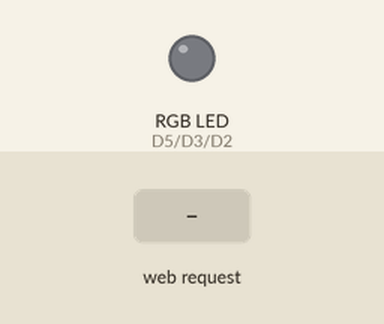
Recording of a sketch running on a simulated ESP8266 (NodeMCU). Parts: an RGB LED mixed from three pins (HIGH = lit). The inputs (shaded band) are chosen by the test bench. Dim RGB values are drawn brighter than linear; WiFi joins after 1.5 s; servers stay silent unless stated; what the sketch prints to the serial monitor is not drawn.

Above: at 2.7 s.
2.8 s: HTTP request GET /off received
At 3.5 s:
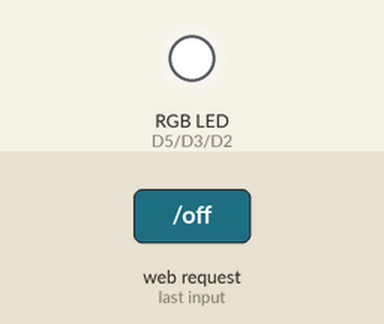
4.3 s: HTTP request GET /on received
At 4.6 s:
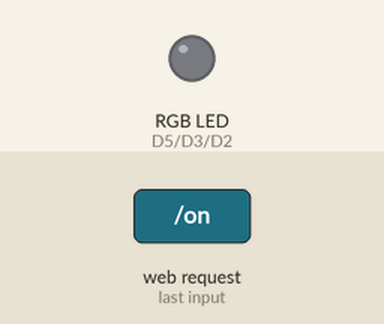
5.8 s: HTTP request GET /color?r=1 received
At 7.0 s:
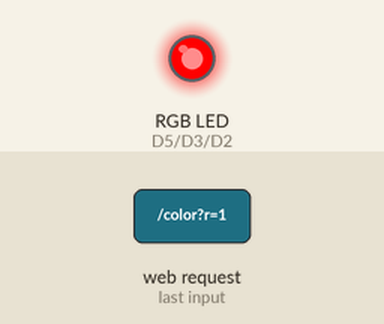
7.3 s: HTTP request GET /off?r=1 received
At 8.1 s:
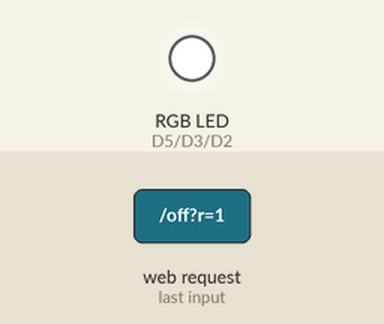
8.8 s: HTTP request GET /on?r=1 received
At 9.3 s:
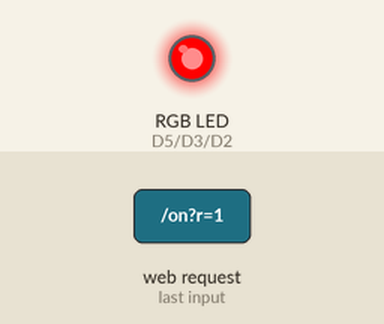
10.3 s: HTTP request GET /color?r=120 received
At 11.6 s:
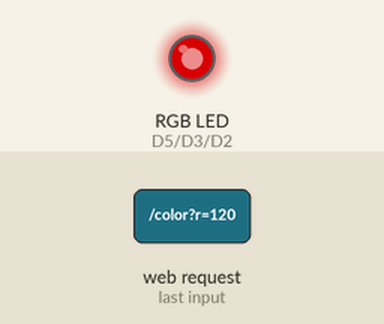
Timing chart, 0 to 12.8 s (numbered marks = the images above; inputs shaded):
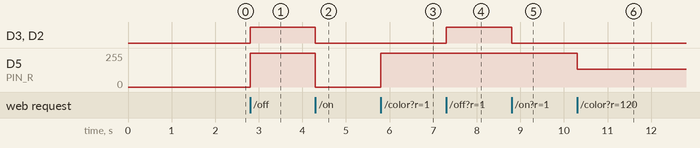

The sketch:

led.ino
```cpp
#include <ESP8266WiFi.h>
#include <ESP8266WebServer.h>
#include <ArduinoJson.h>
#include <math.h>

// ——— Настройки Wi-Fi —————————————————————————————————————————————————
const char* WIFI_SSID     = "Redmi Note 12";
const char* WIFI_PASSWORD = "sarik323";

// ——— Пины ленты и микрофона ————————————————————————————————————————
#define PIN_R   D5
#define PIN_G   D3
#define PIN_B   D2
#define PIN_MIC A0

// ——— Глобальные переменные состояния —————————————————————————————
ESP8266WebServer server(80);

bool   isOn = false;
uint8_t r    = 255;
uint8_t g    = 255;
uint8_t b    = 255;
uint8_t mode = 0;  // 0=статичный, 1=дыхание, 2=радуга, 3=музыка

// Удалили калибровочные переменные
const int noiseLevel = 62;  // Базовый уровень шума (тишина)
const int maxSignal = 400 - noiseLevel;  // Максимальный полезный сигнал

void setup() {
  Serial.begin(9600);

  // Инициализация пинов
  pinMode(PIN_R, OUTPUT);
  pinMode(PIN_G, OUTPUT);
  pinMode(PIN_B, OUTPUT);
  analogWrite(PIN_R, 0);
  analogWrite(PIN_G, 0);
  analogWrite(PIN_B, 0);

  // Подключение к Wi-Fi
  WiFi.mode(WIFI_STA);
  WiFi.begin(WIFI_SSID, WIFI_PASSWORD);
  while (WiFi.status() != WL_CONNECTED) {
    delay(500);
    Serial.print(".");
  }
  Serial.println();
  Serial.print("Ready, IP = ");
  Serial.println(WiFi.localIP());

  // Маршруты веб-сервера
  server.on("/", handleRoot);
  server.on("/on", handleOn);
  server.on("/off", handleOff);
  server.on("/color", handleColor);
  server.on("/mode", handleModeSetting);
  server.begin();
}

void loop() {
  server.handleClient();
  handleModeAnimations();
}

// ——— Обработчики веб-запросов ———————————————————————————————————
void handleRoot() {
  String html = "<!DOCTYPE html><html>"
                "<head><title>LED Control</title></head>"
                "<body>"
                "<h1>LED Strip Control</h1>"
                "<p><a href='/on'><button>Включить</button></a> "
                "<a href='/off'><button>Выключить</button></a></p>"
                "<form action='/color' method='GET'>"
                "R: <input type='number' name='r' min=0 max=255 value='" + String(r) + "'><br>"
                "G: <input type='number' name='g' min=0 max=255 value='" + String(g) + "'><br>"
                "B: <input type='number' name='b' min=0 max=255 value='" + String(b) + "'><br>"
                "<input type='submit' value='Установить цвет'>"
                "</form>"
                "<form action='/mode' method='GET'>"
                "Режим: <select name='m'>"
                "<option value='0'>Статичный</option>"
                "<option value='1'>Дыхание</option>"
                "<option value='2'>Радуга</option>"
                "<option value='3'>Музыка</option>"
                "</select>"
                "<input type='submit' value='Выбрать режим'>"
                "</form>"
                "</body></html>";
  server.send(200, "text/html", html);
}

void handleOn() {
  isOn = true;
  applyColor(r, g, b);
  server.send(200, "application/json", "{\"status\":\"on\"}");
}

void handleOff() {
  isOn = false;
  applyColor(0, 0, 0);
  server.send(200, "application/json", "{\"status\":\"off\"}");
}

void handleColor() {
  if (server.hasArg("r")) r = server.arg("r").toInt();
  if (server.hasArg("g")) g = server.arg("g").toInt();
  if (server.hasArg("b")) b = server.arg("b").toInt();

  r = constrain(r, 0, 255);
  g = constrain(g, 0, 255);
  b = constrain(b, 0, 255);

  if(isOn && mode == 0) {
    applyColor(r, g, b);
  }

  server.send(200, "application/json",
    "{ \"r\": " + String(r) +
    ", \"g\": " + String(g) +
    ", \"b\": " + String(b) + " }");
}

void handleModeSetting() {
  if (server.hasArg("m")) {
    mode = server.arg("m").toInt();
    if(mode < 0 || mode > 3) mode = 0;
    Serial.print("Режим изменен на: "); Serial.println(mode);  // Отладка
  }
  server.send(200, "application/json", "{ \"mode\": " + String(mode) + " }");
}

// ——— Управление лентой ———————————————————————————————————————
void applyColor(uint8_t R, uint8_t G, uint8_t B) {
  analogWrite(PIN_R, 255 - R);
  analogWrite(PIN_G, 255 - G);
  analogWrite(PIN_B, 255 - B);
}

void handleModeAnimations() {
  if(!isOn) return;

  static unsigned long lastUpdate = 0;
  static uint8_t rainbowPhase = 0;

  switch(mode) {
    case 1:  // Дыхание
      if(millis() - lastUpdate > 30) {
        float brightness = (sin(millis()/1000.0 * PI) + 1) / 2;
        applyColor(r * brightness, g * brightness, b * brightness);
        lastUpdate = millis();
      }
      break;

    case 2:  // Радуга
      if(millis() - lastUpdate > 20) {
        rainbowPhase = (rainbowPhase + 1) % 255;
        applyColor(
          wheel((rainbowPhase) % 255),
          wheel((rainbowPhase + 85) % 255),
          wheel((rainbowPhase + 170) % 255)
        );
        lastUpdate = millis();
      }
      break;

    case 3:  // Музыка
      {
        static unsigned long prevMusicUpdate = 0;
        if(millis() - prevMusicUpdate < 10) break;
        prevMusicUpdate = millis();

        int micValue = analogRead(PIN_MIC);
        int signal = constrain(micValue - noiseLevel, 0, maxSignal);

        float logLevel = log10(signal + 1) / log10(maxSignal + 1);
        float dynamicLevel = pow(logLevel, 2.5);

        static float smoothedLevel = 0;
        smoothedLevel = 0.3 * dynamicLevel + 0.7 * smoothedLevel;

        int level = constrain(smoothedLevel * 255, 0, 255);
        applyColor(r * level / 255, g * level / 255, b * level / 255);

      }
      break;
  }
}

// Вспомогательная функция для радуги
uint32_t wheel(byte pos) {
  pos = 255 - pos;
  if(pos < 85) return (255 - pos * 3) << 16 | 0 << 8 | pos * 3;
  if(pos < 170) { pos -= 85; return 0 << 16 | pos * 3 << 8 | (255 - pos * 3); }
  pos -= 170; return pos * 3 << 16 | (255 - pos * 3) << 8 | 0;
}
```

Measured:
- after the input at 2.8 s, D3 (PIN_G), D2 (PIN_B): LOW → HIGH at once; D5 (PIN_R): 0/255 → 255/255 at once
- after the input at 4.3 s, D3 (PIN_G), D2 (PIN_B): HIGH → LOW at once; D5 (PIN_R): 255/255 → 0/255 at once
- after the input at 5.8 s, D5 (PIN_R): 0/255 → 254/255 at once
- after the input at 7.3 s, D3 (PIN_G), D2 (PIN_B): LOW → HIGH at once; D5 (PIN_R): 254/255 → 255/255 at once
- after the input at 8.8 s, D3 (PIN_G), D2 (PIN_B): HIGH → LOW at once; D5 (PIN_R): 255/255 → 254/255 at once
- after the input at 10.3 s, D5 (PIN_R): 254/255 → 135/255 at once
